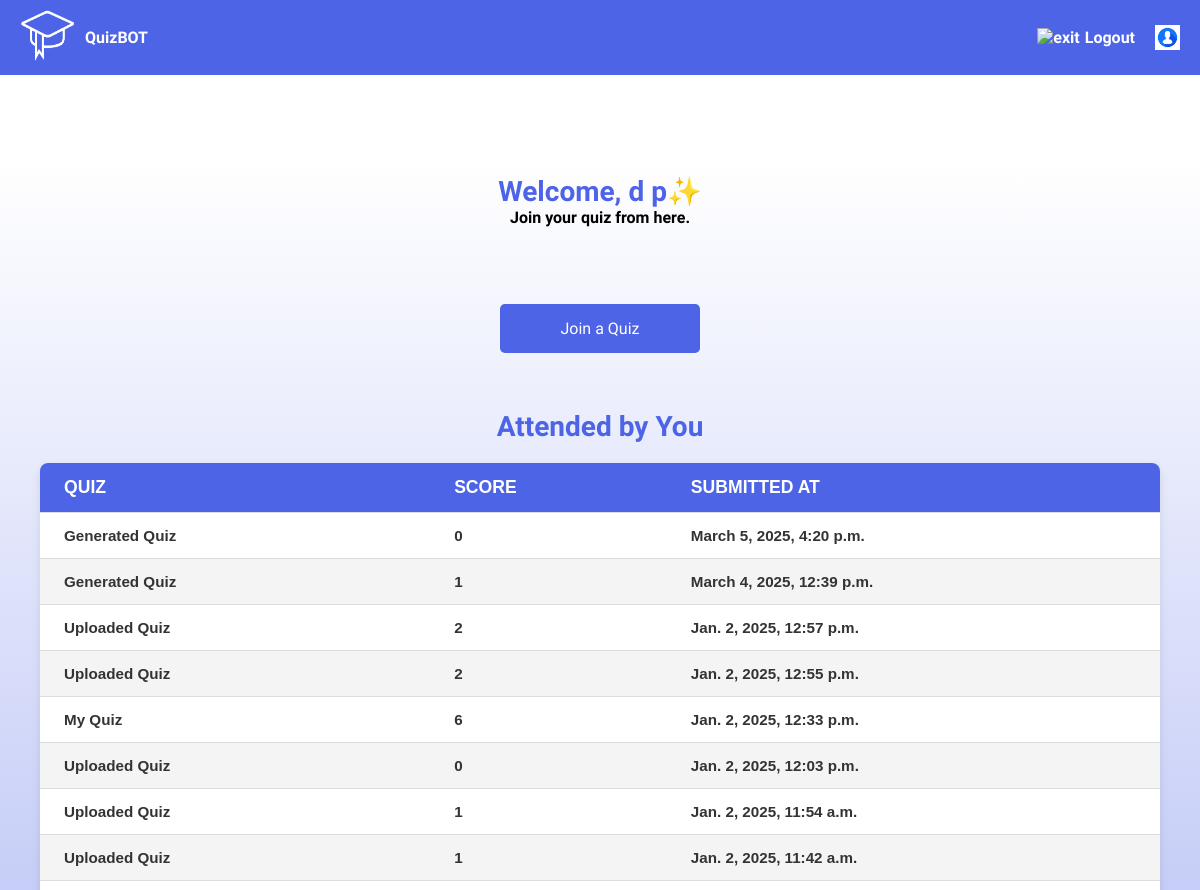
/student/home/ (signed in, upper part), run on an earlier commit of the app's database.
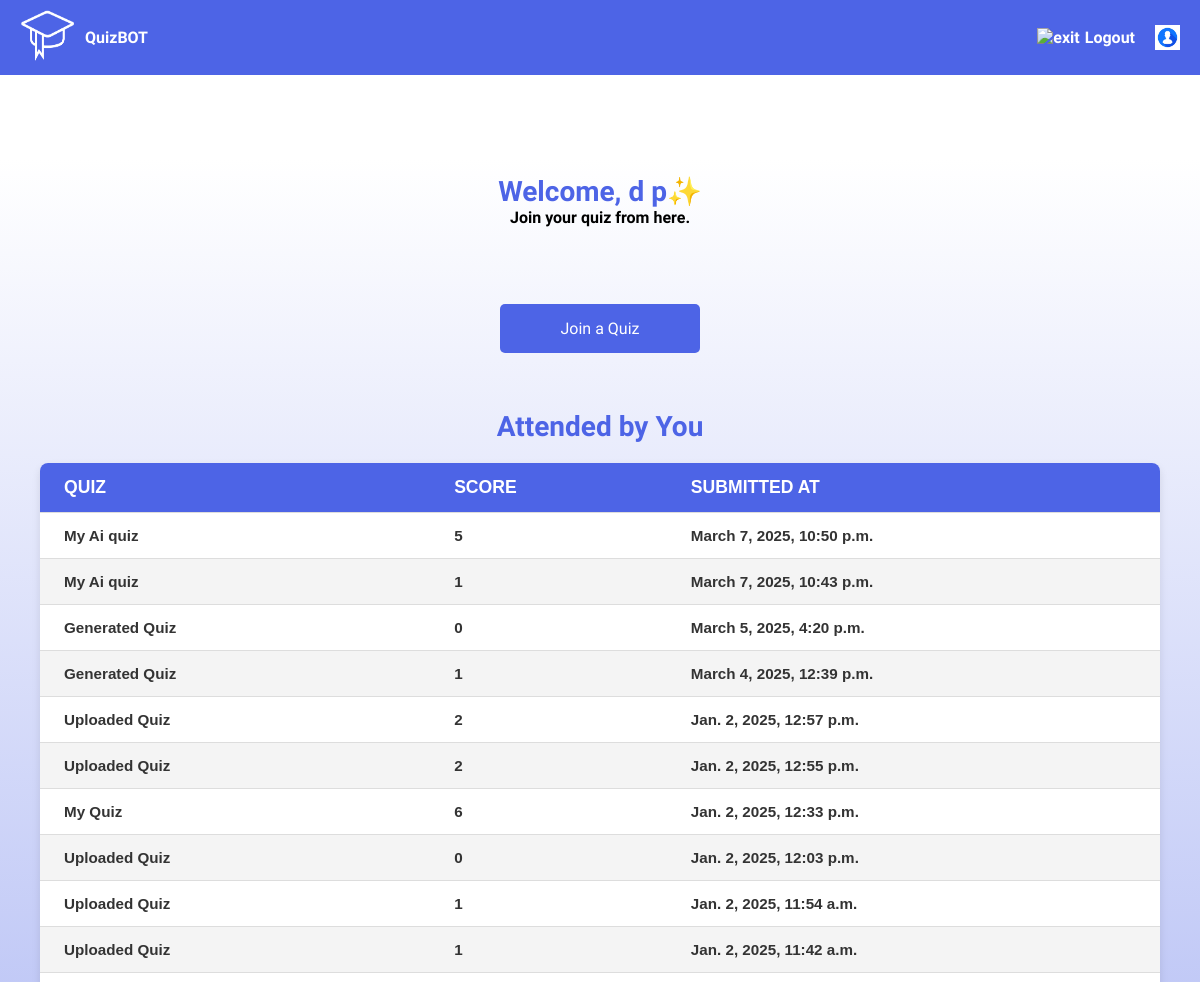
And on a later commit of the database.
### q/models.py (models this page shows, shortened)
class QuizResult(models.Model):
    quiz = models.ForeignKey(Quiz, related_name='results', on_delete=models.CASCADE)
    user = models.ForeignKey(User, on_delete=models.CASCADE)
    score = models.IntegerField()
    total_points = models.IntegerField(default=0)
    percentage = models.DecimalField(max_digits=5, decimal_places=2, default=0)
    submitted_at = models.DateTimeField(auto_now_add=True)
    class Meta:
        ordering = ['-submitted_at']  # Most recent results first

class Quiz(models.Model):
    title = models.CharField(max_length=255)
    pdf = models.FileField(upload_to='pdfs/', null=True, blank=True)
    code = models.IntegerField(unique=True, editable=False, null=True, blank=True)
    host = models.ForeignKey(User, on_delete=models.CASCADE)
    created_at = models.DateTimeField(auto_now_add=True)
    show_results_to_student = models.BooleanField(default=True)  # Show results or not
    duration = models.IntegerField(default=2)  # Duration in minutes
    is_active = models.BooleanField(default=True)  # Whether the quiz is active or not
    def __str__(self):
        return self.title

### login/views.py (the view)
# urls.py: path('student/home/', home_std , name='student_home'),
@login_required
def home_std(request):
    user = request.user
    if request.user.is_authenticated:
        if user.is_teacher:
            return redirect('teacher_home')
    result = QuizResult.objects.filter(user=user)
    return render(request, 'dashboard_std.html', {'results': result})

### login/templates/dashboard_std.html (shortened to what this page needs)
<!DOCTYPE html>
<html lang="en">
    {% load static %}
<head>
    <link rel="stylesheet" href="{% static 'css/dashboard_stu.css' %}" />
</head>
<body>
    <B>
    <div class="top-navigation">
        <div class="logo">
            <img width="55" height="55" src="{% static 'images/hlgo.png' %}" alt="test-passed"/>
            <span class="title-main">QuizBOT</span>
        </div>
        <div class="nav-links">
            <a href="{% url 'logout' %}">
                <span class="icon">
                    <img width="25" height="25" src="https://img.icons8.com/forma-regular/50/1A1A1A/exit.png" alt="exit"/>
                </span>
                <span class="title">Logout</span>
            </a>
            <a href="{% url 'profile_view' %}">
                {% if user.profile_picture %}
                    <img width="25" height="25" src="{{ user.profile_picture.url }}" alt="Profile Image">
                {% else %}
                    <img width="25" height="25" src="{% static 'images/prfpic.png' %}" alt="Default Profile Image">
                {% endif %}
            </a>
        </div>
    </div>
    <div class="main">
        <section class="content">
            <div class="welcome-message">
                <h1>Welcome, {{ user.first_name }} {{ user.last_name }}&#10024;</h1>
                <p>Join your quiz from here.</p>
            </div>
            <br><br><br>
            <div class="cta-buttons">
                <button onclick="joinQuiz()">Join a Quiz</button>
            </div>
            <br><br><br>
            <div class="welcome-message">
                 <h1>Attended by You</h1>
            </div>
            <div class="quiz-history">
                <table class="user-results" align="center">
                    <thead>
                        <tr>
                            <th>Quiz</th>
                            <th>Score</th>
                            <th>Submitted At</th>
                        </tr>
                    </thead>
                    <tbody>
                        {% for result in results %}
                            <tr>
                                <td>{{ result.quiz }}</td>
                                <td>{{ result.score }}</td>
                                <td>{{ result.submitted_at }}</td>
                            </tr>
                        {% empty %}
                            <tr>
                                <td colspan="3">You haven't created any quizzes yet.</td>
                            </tr>
                        {% endfor %}
                    </tbody>
                </table>
            </div>
        </section>
    </div>
</body>
</html>

What changed in the data, as far as the page shows it:
added QuizResult: quiz "My Ai quiz", score "5", submitted_at "March 7, 2025, 10:50 p.m."
added QuizResult: quiz "My Ai quiz", score "1", submitted_at "March 7, 2025, 10:43 p.m."
